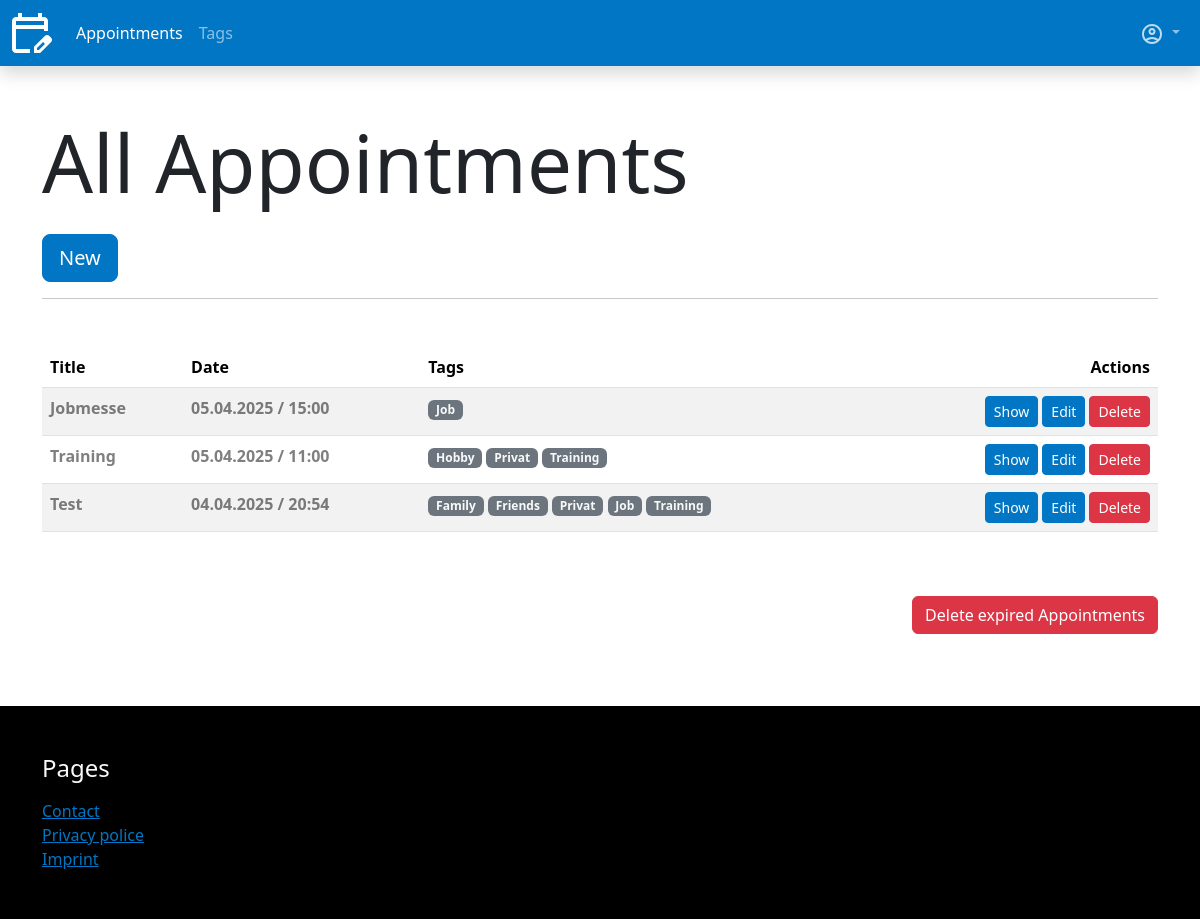
Page /app/appointments/ (signed in) on the committed database.
### appointments/models.py (models this page shows, shortened)
class Appointment(models.Model):
    user = models.ForeignKey(User, on_delete=models.CASCADE, verbose_name=_("User"))
    title = models.CharField(max_length=255, verbose_name=_("Title"))
    description = models.TextField(verbose_name=_("Description"), null=True, blank=True)
    date = models.DateTimeField(default=datetime.now, verbose_name=_("Datetime"))
    tags = models.ManyToManyField(Tag, blank=True, verbose_name=_("Tags"), related_name="appointments")
    created = models.DateTimeField(auto_now_add=True, verbose_name=_("Created"))
    updated = models.DateTimeField(auto_now=True, verbose_name=_("Updated"))
    @admin.display(description="Expired")
    def is_expired(self):
        utc = ZoneInfo("UTC")
        current_date_time = datetime.now(tz=utc)
        return self.date < current_date_time
    @classmethod
    def has_expired(cls, user):
        print("has_expired")
        all = cls.objects.filter(user=user)
        count = 0
        for app in all:
            if app.is_expired():
                count += 1
        if count > 0:
            return True
        return False
    class Meta:
        verbose_name = _("Appointment")
        ordering = [
            "-date",
        ]

class Tag(models.Model):
    user = models.ForeignKey(User, on_delete=models.CASCADE, verbose_name=_("User"))
    title = models.CharField(max_length=255, verbose_name=_("Title"))
    created = models.DateTimeField(auto_now_add=True, verbose_name=_("Created"))
    updated = models.DateTimeField(auto_now=True, verbose_name=_("Updated"))
    class Meta:
        ordering = [
            "-updated"
        ]
        verbose_name = _("Tag")

### appointments/views/appointments.py (the view)
# urls.py: path("appointments/", appointments.index, name="index"),
@login_required(login_url="sevo_user:sign_in")
def index(request):
    apps = Appointment.objects.filter(user=request.user)
    return render(request, "appointments/index.html", {
        "title": _("All Appointments"),
        "appointments": apps,
        "has_expired": Appointment.has_expired(request.user)
    })

### template_tags/templatetags/app_tags.py (called while the page is built)
@register.simple_tag
def active_site(path, name):
    path_splitted = path.split("/")
    path_compare = path_splitted[2]
    if name in path_compare:
        return "active"

### appointments/templates/appointments/index.html (shortened to what this page needs)
{% extends "base.html" %}
{% load i18n %}
{% block content %}
    <h1 class="display-1">{{ title }}</h1>
    <div class="mt-4">
        <a class="btn btn-primary btn-lg" href="{% url "appointments:new" %}">{% trans "New" %}</a>
    </div>
    <hr class="mb-5">
    {% if appointments %}
            <div class="table-responsive">
                {% include "./partials/_appointments_table.html" %}
            </div>
            {% if has_expired %}
            <div class="mt-5 d-flex justify-content-end">
                <a class="btn btn-danger" href="{% url "appointments:delete_expired" %}">Delete expired Appointments</a>
            </div>
            {% endif %}
    {% else %}
        <p>{% trans "No Appointments available." %}</p>
    {% endif %}
{% endblock %}

### appointments/templates/appointments/partials/_appointments_table.html
{% load i18n %}
<table class="table table-striped">
    <thead>
        <tr>
            <th>{% trans "Title" %}</th>
            <th>{% trans "Date" %}</th>
            <th>{% trans "Tags" %}</th>
            <th>
                <div class="d-flex justify-content-end">
                    {% trans "Actions" %}
                </div>
            </th>
        </tr>
    </thead>
    <tbody>
        {% for app in appointments %}
            <tr>
                <th class="{% if app.is_expired %}text-black-50{% endif %}" scope="row">{{ app.title }}</th>
                <th class="{% if app.is_expired %}text-black-50{% endif %}" scope="row">{{ app.date|date:"d.m.Y / H:i" }}</th>
                <th class="{% if app.is_expired %}text-black-50{% endif %}" scope="row">
                    {% for tag in app.tags.all %}
                        <span class="badge text-bg-secondary">
                            <a class="link-light link-underline-opacity-0" href="{% url "appointments:tags_show" pk=tag.pk %}">
                                {{ tag.title }}
                            </a>
                        </span>
                    {% endfor %}
                </th>
                <td class="{% if app.is_expired %}text-black-50{% endif %}">
                    <div class="d-flex justify-content-end gap-1 ">
                        <a class="btn btn-primary btn-sm" href="{% url "appointments:show" pk=app.pk %}">{% trans "Show" %}</a>
                        <a class="btn btn-primary btn-sm" href="{% url "appointments:update" pk=app.pk %}">{% trans "Edit" %}</a>
                        <a class="btn btn-danger btn-sm" href="{% url "appointments:delete" pk=app.pk %}">{% trans "Delete" %}</a>
                    </div>
                </td>
            </tr>
        {% endfor %}
    </tbody>
</table>

### rows in the picture
Appointment: title "Jobmesse", date "05.04.2025 / 15:00"
Tag: title "Job"
Appointment: title "Training", date "05.04.2025 / 11:00"
Tag: title "Hobby"
Tag: title "Privat"
Tag: title "Training"
Appointment: title "Test", date "04.04.2025 / 20:54"
Tag: title "Family"
Tag: title "Friends"

### other values in the picture
{{ title }} "All Appointments"
